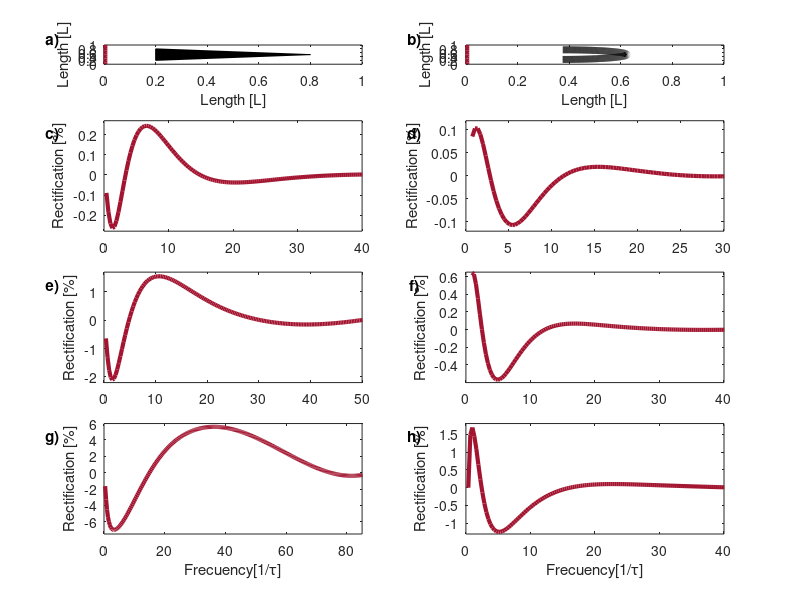

Write the MATLAB code that produced this figure.
%%%%%%%%%%%%%%%%%%%%Editar Grafico%%%%%%%%%%%%%%%%%%%%%%%%%%%%%%%%%%%
lw = 3; %LineWidth
mz = 5; %MarkSize

%%%%%%%%%%%%%%%%%%%%%%%Posiciones de medición$$$$$$$$$$$$$$$$$$$$$$$$$
x0=[1/200,1/200,1/200,1/200,1/200,1/200,1/200,1/200,1/200,1/200,1/200];
y1=[0,20/200,40/200,60/200,80/200,100/200,120/200,140/200,160/200,180/200,200/200];

%%%%%%%%%%%%%%%%%%%%%%%%Figura medialuna%%%%%%%%%%%%%%%%%%%%%%%%%%%%%%
r = 50/200;
phi = -pi/2:0.01:pi/2;
x_1 = r*cos(phi)+75/200;
y_1 = r*sin(phi)+100/200;

%%%%%%%%%%%%%%%%%%%%%%%%Figura triángulo%%%%%%%%%%%%%%%%%%%%%%%%%%%%%%
a=[40/200,40/200];
b=[40/200,160/200];
c=[160/200,100/200];
x=[a(1) b(1) c(1) a(1)];
y=[a(2) b(2) c(2) a(2)];

%%%%%%%%%%%%%%%%%%%%%%  Gráfico Triángulo  %%%%%%%%%%%%%%%%%%%%%%%%%%
subplot(7,2,[1])
plot(x0,y1,'LineWidth',lw,'color',[162/255,20/255,47/255],'MarkerSize',mz);
hold on
triangulo=patch(x,y,'black');
hold off
xlim([0 1])
xlabel('Length [L]')
ylabel('Length [L]')
ylim([0 1])
t = title('a)', 'Units', 'normalized', 'Position', [-0.2, 0.8, 0]); % Set Title with correct Position

%%%%%%%%%%%%%%%%%%%%%  Gráfico Medialuna  %%%%%%%%%%%%%%%%%%%%%%%%
subplot(7,2,[2])
plot(x0,y1,'LineWidth',lw,'color',[162/255,20/255,47/255],'MarkerSize',mz);
hold on
plot(x_1,y_1,'b','LineWidth',5,'color','k','MarkerSize',mz);
hold off
xlim([0 1])
ylim([0 1])
xlabel('Length [L]')
ylabel('Length [L]')
t = title('b)', 'Units', 'normalized', 'Position', [-0.2, 0.8, 0]); % Set Title with correct Position

%%%%%%%%%%%%%%%%%%%  Gráfico Triangulo 0.25  %%%%%%%%%%%%%%%%%%%%%%%
subplot(7,2,[3,5])
Array=csvread('salida - Triangulo - 0.25.csv');
A = Array(:, 4);
AB = (Array(:, 5)- Array(:, 24));

% Metemos un spline para suavizar curvas
A_spline = linspace(min(A), max(A), 300);
AB       = spline(A,AB, A_spline);
A        = A_spline;

AC = max(Array(:, 5))
AD = max(Array(:, 24))
AE = max(AC,AD)

plot(A, (AB/AE)*100,'LineWidth',lw,'color',[162/255,20/255,47/255],'MarkerSize',mz)

xlim([0 40])
ylim([-0.28,0.27])
ylabel('Rectification [%]')
t = title('c)', 'Units', 'normalized', 'Position', [-0.2, 0.8, 0]); % Set Title with correct Position

%%%%%%%%%%%%%%%%%%%  Gráfico Medialuna 0.25  %%%%%%%%%%%%%%%%%%%%%%%
subplot(7,2,[4,6])
Array1=csvread('salida - Medialuna - 0.25.csv');
A1 = Array1(:, 4);
AB1 = (Array1(:, 5)- Array1(:, 24))

% Metemos un spline para suavizar curvas
A1_spline = linspace(min(A1), max(A1), 300);
AB1       = spline(A1,AB1, A1_spline);
A1        = A1_spline;

AC1 = max(Array1(:, 5))
AD1 = max(Array1(:, 24))
AE1 = max(AC1,AD1)

plot(A1, (AB1/AE1)*100,'LineWidth',lw,'color',[162/255,20/255,47/255],'MarkerSize',mz)


xlim([0 30]);
ylim([-0.12, 0.12]);
ylabel('Rectification [%]')
t = title('d)', 'Units', 'normalized', 'Position', [-0.2, 0.8, 0]); % Set Title with correct Position

%%%%%%%%%%%%%%%%%%%  Gráfico Triangulo 0.5  %%%%%%%%%%%%%%%%%%%%%%%
subplot(7,2,[7,9])
Array2=csvread('salida - Triangulo - 0.5.csv');
A2 = Array2(:, 4);
AB2 = (Array2(:, 5)- Array2(:, 24))

% Metemos un spline para suavizar curvas
A2_spline = linspace(min(A2), max(A2), 300);
AB2       = spline(A2,AB2, A2_spline);
A2        = A2_spline;

AC2 = max(Array2(:, 5))
AD2 = max(Array2(:, 24))
AE2 = max(AC2,AD2)

plot(A2, (AB2/AE2)*100,'LineWidth',lw,'color',[162/255,20/255,47/255],'MarkerSize',mz)

xlim([0 50])
ylim([-2.2,1.7])
ylabel('Rectification [%]')
t = title('e)', 'Units', 'normalized', 'Position', [-0.2, 0.8, 0]); % Set Title with correct Position

%%%%%%%%%%%%%%%%%%%  Gráfico Medialuna 0.5  %%%%%%%%%%%%%%%%%%%%%%%
subplot(7,2,[8,10])
Array3=csvread('salida - Medialuna - 0.5.csv');
A3 = Array3(:, 4);
AB3 = (Array3(:, 5)- Array3(:, 24))

% Metemos un spline para suavizar curvas
A3_spline = linspace(min(A3), max(A3), 300);
AB3       = spline(A3,AB3, A3_spline);
A3        = A3_spline;

AC3 = max(Array3(:, 5))
AD3 = max(Array3(:, 24))
AE3 = max(AC3,AD3)

plot(A3, (AB3/AE3)*100,'LineWidth',lw,'color',[162/255,20/255,47/255],'MarkerSize',mz)

xlim([0 40])
ylim([-0.6,0.65])
ylabel('Rectification [%]')
t = title('f)', 'Units', 'normalized', 'Position', [-0.2, 0.8, 0]); % Set Title with correct Position

%%%%%%%%%%%%%%%%%%%  Gráfico Triangulo 0.75  %%%%%%%%%%%%%%%%%%%%%%%
subplot(7,2,[11,13])
Array4=csvread('salida - Triangulo - 0.75.csv');
A4 = Array4(:, 4);
AB4 = (Array4(:, 5)- Array4(:, 24))

% Metemos un spline para suavizar curvas
A4_spline = linspace(min(A4), max(A4), 300);
AB4       = spline(A4,AB4, A4_spline);
A4        = A4_spline;

AC4 = max(Array4(:, 5))
AD4 = max(Array4(:, 24))
AE4 = max(AC4,AD4)

plot(A4, (AB4/AE4)*100,'LineWidth',lw,'color',[162/255,20/255,47/255],'MarkerSize',mz)

xlim([0 85])
ylim([-7.5, 6])
xlabel('Frecuency[1/\tau]')
ylabel('Rectification [%]')
t = title('g)', 'Units', 'normalized', 'Position', [-0.2, 0.8, 0]); % Set Title with correct Position

%%%%%%%%%%%%%%%%%%%  Gráfico Medialuna 0.75  %%%%%%%%%%%%%%%%%%%%%%%
subplot(7,2,[12,14])
Array5=csvread('salida - Medialuna - 0.75.csv');
A5 = Array5(:, 4);
AB5 = (Array5(:, 5)- Array5(:, 24))

% Metemos un spline para suavizar curvas
A5_spline = linspace(min(A5), max(A5), 300);
AB5       = spline(A5,AB5, A5_spline);
A5        = A5_spline;

AC5 = max(Array5(:, 5))
AD5 = max(Array5(:, 24))
AE5 = max(AC5,AD5)

plot(A5, (AB5/AE5)*100,'LineWidth',lw,'color',[162/255,20/255,47/255],'MarkerSize',mz)

xlim([0 40])
ylim([-1.3, 1.8])
xlabel('Frecuency[1/\tau]')
ylabel('Rectification [%]')
t = title('h)', 'Units', 'normalized', 'Position', [-0.2, 0.8, 0]); % Set Title with correct Position